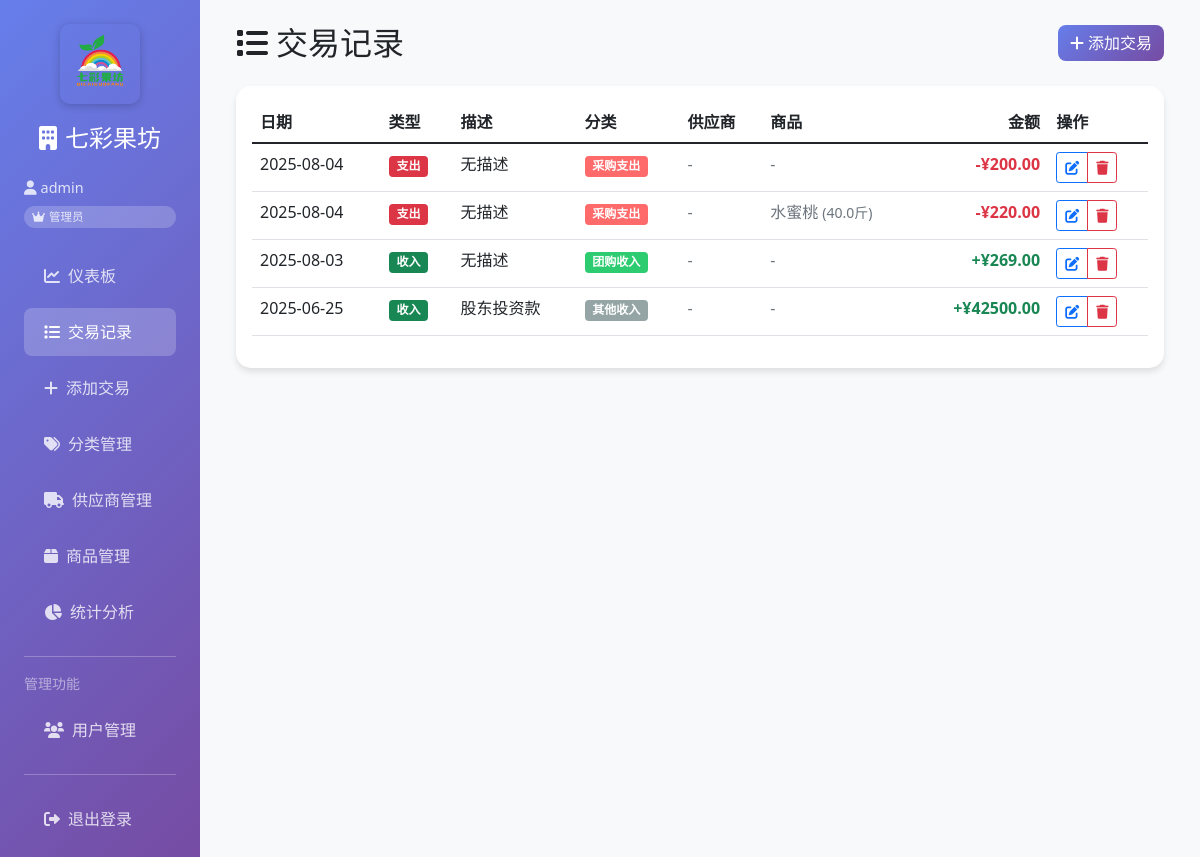
Page /transactions (signed in) on the earlier database version.
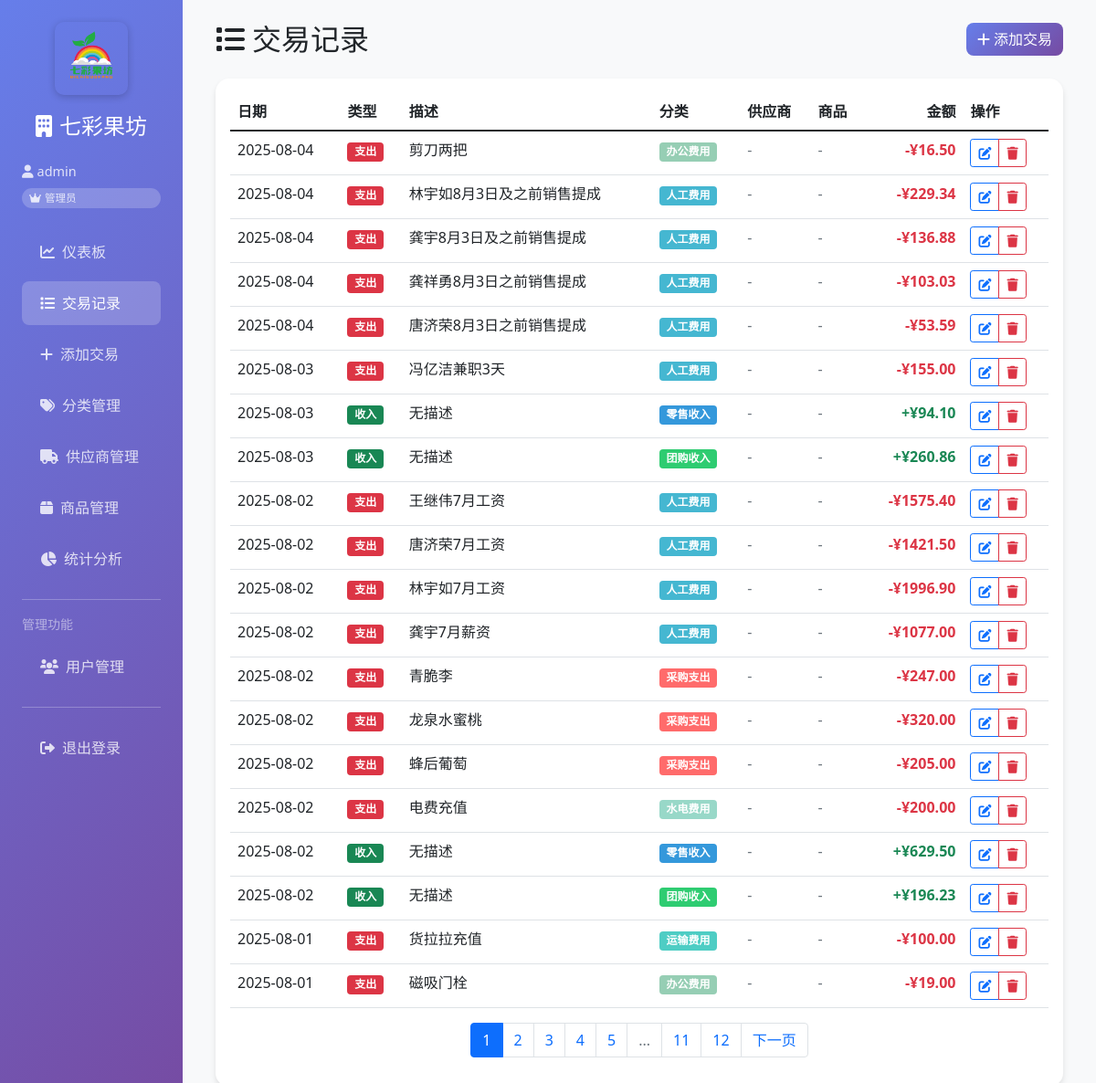
Same page on the later database version.
### app.py (models this page shows)
class User(UserMixin, db.Model):
    id = db.Column(db.Integer, primary_key=True)
    username = db.Column(db.String(80), unique=True, nullable=False)
    email = db.Column(db.String(120), unique=True, nullable=False)
    password_hash = db.Column(db.String(120), nullable=False)
    role = db.Column(db.String(20), nullable=False, default='employee')
    is_active = db.Column(db.Boolean, default=True)
    created_at = db.Column(db.DateTime, default=datetime.utcnow)

class Transaction(db.Model):
    id = db.Column(db.Integer, primary_key=True)
    amount = db.Column(db.Float, nullable=False)
    type = db.Column(db.String(10), nullable=False)
    description = db.Column(db.String(200))
    date = db.Column(db.DateTime, nullable=False, default=datetime.utcnow)
    category_id = db.Column(db.Integer, db.ForeignKey('category.id'), nullable=False)
    user_id = db.Column(db.Integer, db.ForeignKey('user.id'), nullable=False)
    supplier_id = db.Column(db.Integer, db.ForeignKey('supplier.id'))
    product_id = db.Column(db.Integer, db.ForeignKey('product.id'))
    quantity = db.Column(db.Float)
    unit_price = db.Column(db.Float)
    category = db.relationship('Category', backref='transactions')
    supplier = db.relationship('Supplier', backref='transactions')
    product = db.relationship('Product', backref='transactions')

class Category(db.Model):
    id = db.Column(db.Integer, primary_key=True)
    name = db.Column(db.String(50), nullable=False)
    type = db.Column(db.String(10), nullable=False)
    color = db.Column(db.String(7), nullable=False)
    user_id = db.Column(db.Integer, db.ForeignKey('user.id'), nullable=False)

class Product(db.Model):
    id = db.Column(db.Integer, primary_key=True)
    name = db.Column(db.String(100), nullable=False)
    category = db.Column(db.String(50))
    supplier_id = db.Column(db.Integer, db.ForeignKey('supplier.id'))
    cost_price = db.Column(db.Float)
    selling_price = db.Column(db.Float)
    unit = db.Column(db.String(20))
    created_at = db.Column(db.DateTime, default=datetime.utcnow)
    is_active = db.Column(db.Boolean, default=True)
    supplier = db.relationship('Supplier', backref='products')

### app.py (the view)
@app.route('/transactions')
@login_required
def transactions():
    page = request.args.get('page', 1, type=int)
    transactions = Transaction.query.order_by(Transaction.date.desc()).paginate(
        page=page, per_page=20, error_out=False)
    categories = Category.query.all()
    suppliers = Supplier.query.filter_by(is_active=True).all()
    products = Product.query.filter_by(is_active=True).all()
    return render_template('transactions.html', transactions=transactions, categories=categories, suppliers=suppliers, products=products)

### app.py (called while the page is built)
@login_manager.user_loader
def load_user(user_id):
    return User.query.get(int(user_id))

### templates/transactions.html (shortened to what this page needs)
{% extends "base.html" %}
{% block content %}
<div class="row mb-4">
    <div class="col-12 d-flex justify-content-between align-items-center">
        <h2 class="mb-0">
            <i class="fas fa-list me-2"></i>交易记录
        </h2>
        <a href="{{ url_for('add_transaction') }}" class="btn btn-primary">
            <i class="fas fa-plus me-1"></i>添加交易
        </a>
    </div>
</div>
<div class="card">
    <div class="card-body">
        {% if transactions.items %}
            <div class="table-responsive">
                <table class="table table-hover">
                    <thead>
                        <tr>
                            <th>日期</th>
                            <th>类型</th>
                            <th>描述</th>
                            <th>分类</th>
                            <th>供应商</th>
                            <th>商品</th>
                            <th class="text-end">金额</th>
                            <th>操作</th>
                        </tr>
                    </thead>
                    <tbody>
                        {% for transaction in transactions.items %}
                        <tr>
                            <td>{{ transaction.date.strftime('%Y-%m-%d') }}</td>
                            <td>
                                <span class="badge {% if transaction.type == 'income' %}bg-success{% else %}bg-danger{% endif %}">
                                    {{ '收入' if transaction.type == 'income' else '支出' }}
                                </span>
                            </td>
                            <td>{{ transaction.description or '无描述' }}</td>
                            <td>
                                <span class="badge" style="background-color: {{ transaction.category.color }}">
                                    {{ transaction.category.name }}
                                </span>
                            </td>
                            <td>
                                {% if transaction.supplier %}
                                    <span class="text-muted">{{ transaction.supplier.name }}</span>
                                {% else %}
                                    <span class="text-muted">-</span>
                                {% endif %}
                            </td>
                            <td>
                                {% if transaction.product %}
                                    <span class="text-muted">{{ transaction.product.name }}</span>
                                    {% if transaction.quantity %}
                                        <small class="text-muted">({{ transaction.quantity }}{{ transaction.product.unit }})</small>
                                    {% endif %}
                                {% else %}
                                    <span class="text-muted">-</span>
                                {% endif %}
                            </td>
                            <td class="text-end">
                                <span class="{% if transaction.type == 'income' %}text-success{% else %}text-danger{% endif %} fw-bold">
                                    {{ '+' if transaction.type == 'income' else '-' }}¥{{ "%.2f"|format(transaction.amount) }}
                                </span>
                            </td>
                            <td>
                                <div class="btn-group btn-group-sm" role="group">
                                    <a href="{{ url_for('edit_transaction', id=transaction.id) }}"
                                       class="btn btn-outline-primary btn-sm">
                                        <i class="fas fa-edit"></i>
                                    </a>
                                    <a href="{{ url_for('delete_transaction', id=transaction.id) }}"
                                       class="btn btn-outline-danger btn-sm"
                                       onclick="return confirm('确定要删除这笔交易记录吗？')">
                                        <i class="fas fa-trash"></i>
                                    </a>
                                </div>
                            </td>
                        </tr>
                        {% endfor %}
                    </tbody>
                </table>
            </div>
            {% if transactions.pages > 1 %}
            <nav aria-label="交易记录分页">
                <ul class="pagination justify-content-center">
                    {% for page_num in transactions.iter_pages() %}
                        {% if page_num %}
                            <li class="page-item {% if page_num == transactions.page %}active{% endif %}">
                                <a class="page-link" href="{{ url_for('transactions', page=page_num) }}">{{ page_num }}</a>
                            </li>
                        {% else %}
                            <li class="page-item disabled"><span class="page-link">...</span></li>
                        {% endif %}
                    {% endfor %}
                    {% if transactions.has_next %}
                        <li class="page-item">
                            <a class="page-link" href="{{ url_for('transactions', page=transactions.next_num) }}">下一页</a>
                        </li>
                    {% endif %}
                </ul>
            </nav>
            {% endif %}
        {% endif %}
    </div>
</div>
{% endblock %}

### templates/base.html (shortened to what this page needs)
<!DOCTYPE html>
<html lang="zh-CN">
<head>
    <link href="{{ url_for('static', filename='css/bootstrap.min.css') }}" rel="stylesheet">
    <link href="{{ url_for('static', filename='css/all.min.css') }}" rel="stylesheet">
</head>
<body>
    {% if current_user.is_authenticated %}
    <div class="container-fluid">
        <div class="row">
            <div class="col-md-3 col-lg-2 sidebar p-0">
                <div class="p-4">
                    <div class="logo-container">
                        <img src="{{ url_for('static', filename='logo.png') }}"
                             alt="七彩果坊"
                             title="七彩果坊">
                    </div>
                    <h4 class="text-white mb-4 text-center">
                        <i class="fas fa-building me-2"></i>七彩果坊
                    </h4>
                    <div class="user-info">
                        <div class="mb-2">
                            <i class="fas fa-user me-1"></i>{{ current_user.username }}
                        </div>
                        <div class="role-badge">
                            {% if current_user.role == 'admin' %}
                                <i class="fas fa-crown me-1"></i>管理员
                            {% elif current_user.role == 'manager' %}
                                <i class="fas fa-user-tie me-1"></i>经理
                            {% else %}
                                <i class="fas fa-user me-1"></i>员工
                            {% endif %}
                        </div>
                    </div>
                    <nav class="nav flex-column">
                        <a class="nav-link {% if request.endpoint == 'dashboard' %}active{% endif %}" href="{{ url_for('dashboard') }}">
                            <i class="fas fa-chart-line me-2"></i>仪表板
                        </a>
                        <a class="nav-link {% if request.endpoint == 'transactions' %}active{% endif %}" href="{{ url_for('transactions') }}">
                            <i class="fas fa-list me-2"></i>交易记录
                        </a>
                        <a class="nav-link {% if request.endpoint == 'add_transaction' %}active{% endif %}" href="{{ url_for('add_transaction') }}">
                            <i class="fas fa-plus me-2"></i>添加交易
                        </a>
                        <a class="nav-link {% if request.endpoint == 'categories' %}active{% endif %}" href="{{ url_for('categories') }}">
                            <i class="fas fa-tags me-2"></i>分类管理
                        </a>
                        <a class="nav-link {% if request.endpoint == 'suppliers' %}active{% endif %}" href="{{ url_for('suppliers') }}">
                            <i class="fas fa-truck me-2"></i>供应商管理
                        </a>
                        <a class="nav-link {% if request.endpoint == 'products' %}active{% endif %}" href="{{ url_for('products') }}">
                            <i class="fas fa-box me-2"></i>商品管理
                        </a>
                        <a class="nav-link {% if request.endpoint == 'statistics' %}active{% endif %}" href="{{ url_for('statistics') }}">
                            <i class="fas fa-chart-pie me-2"></i>统计分析
                        </a>
                        {% if current_user.role in ['admin', 'manager'] %}
                        <hr class="text-white">
                        <div class="text-white-50 small mb-2">管理功能</div>
                        <a class="nav-link {% if request.endpoint == 'users' %}active{% endif %}" href="{{ url_for('users') }}">
                            <i class="fas fa-users me-2"></i>用户管理
                        </a>
                        {% endif %}
                        <hr class="text-white">
                        <a class="nav-link" href="{{ url_for('logout') }}">
                            <i class="fas fa-sign-out-alt me-2"></i>退出登录
                        </a>
                    </nav>
                </div>
            </div>
            <div class="col-md-9 col-lg-10 main-content">
                <div class="p-4">
                    {% block content %}{% endblock %}
                </div>
            </div>
        </div>
    </div>
    {% else %}
        {% block auth_content %}{% endblock %}
    {% endif %}
</body>
</html>

### templates/base.html (style rules this page uses)
.sidebar { min-height: 100vh; background: linear-gradient(135deg, #667eea 0%, #764ba2 100%); }
.sidebar .nav-link { color: rgba(255,255,255,0.8); padding: 12px 20px; margin: 4px 0; border-radius: 8px; transition: all 0.3s; }
.sidebar .nav-link.active { background: rgba(255,255,255,0.2); color: white; }
.main-content { background-color: #f8f9fa; min-height: 100vh; }
.card { border: none; border-radius: 15px; box-shadow: 0 4px 6px rgba(0,0,0,0.1); }
.btn-primary { background: linear-gradient(135deg, #667eea 0%, #764ba2 100%); border: none; border-radius: 8px; }
.user-info { color: rgba(255,255,255,0.8); font-size: 0.9em; margin-bottom: 20px; }
.role-badge { font-size: 0.8em; padding: 2px 8px; border-radius: 12px; background: rgba(255,255,255,0.2); }
.logo-container { text-align: center; margin-bottom: 20px; }
.logo-container img { max-width: 80px; height: auto; border-radius: 10px; box-shadow: 0 2px 8px rgba(0,0,0,0.2); }

Differences in the rows shown:
no longer on this page (row edited): Transaction: type "支出", type "-", amount "200.00"
no longer on this page (row edited): Transaction: type "支出", type "-", amount "220.00"
no longer on this page (row edited): Transaction: type "收入", type "+", amount "269.00"
no longer on this page (row edited): Transaction: type "收入", type "+", amount "42500.00"
added Transaction: type "支出", type "-", amount "16.50"
added Transaction: type "支出", type "-", amount "229.34"
added Transaction: type "支出", type "-", amount "136.88"
added Transaction: type "支出", type "-", amount "103.03"
added Transaction: type "支出", type "-", amount "53.59"
added Transaction: type "支出", type "-", amount "155.00"
added Transaction: type "收入", type "+", amount "94.10"
added Transaction: type "收入", type "+", amount "260.86"
added Transaction: type "支出", type "-", amount "1575.40"
added Transaction: type "支出", type "-", amount "1421.50"
added Transaction: type "支出", type "-", amount "1996.90"
added Transaction: type "支出", type "-", amount "1077.00"
added Transaction: type "支出", type "-", amount "247.00"
added Transaction: type "支出", type "-", amount "320.00"
added Transaction: type "支出", type "-", amount "205.00"
added Transaction: type "支出", type "-", amount "200.00"
added Transaction: type "收入", type "+", amount "629.50"
added Transaction: type "收入", type "+", amount "196.23"
added Transaction: type "支出", type "-", amount "100.00"
added Transaction: type "支出", type "-", amount "19.00"
Other differences:
new list line: "1"
new list line: "2"
new list line: "3"
new list line: "4"
new list line: "5"
new list line: "11"
new list line: "12"
text now shown: "下一页"
